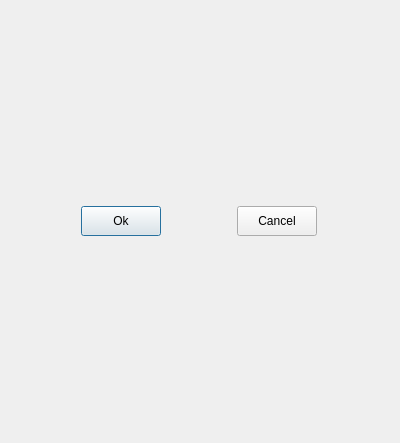
<?xml version="1.0" encoding="UTF-8"?>
<ui version="4.0">
 <class>QDeleteItemDialog</class>
 <widget class="QDialog" name="QDeleteItemDialog">
  <property name="geometry">
   <rect>
    <x>0</x>
    <y>0</y>
    <width>400</width>
    <height>443</height>
   </rect>
  </property>
  <property name="minimumSize">
   <size>
    <width>400</width>
    <height>0</height>
   </size>
  </property>
  <property name="maximumSize">
   <size>
    <width>400</width>
    <height>16777215</height>
   </size>
  </property>
  <property name="windowTitle">
   <string>Delete Item</string>
  </property>
  <layout class="QVBoxLayout" name="verticalLayout">
   <item>
    <layout class="QHBoxLayout" name="horizontalLayout">
     <item>
      <widget class="QPushButton" name="okBtn">
       <property name="minimumSize">
        <size>
         <width>80</width>
         <height>30</height>
        </size>
       </property>
       <property name="maximumSize">
        <size>
         <width>80</width>
         <height>30</height>
        </size>
       </property>
       <property name="text">
        <string>Ok</string>
       </property>
      </widget>
     </item>
     <item>
      <widget class="QPushButton" name="cancelBtn">
       <property name="minimumSize">
        <size>
         <width>80</width>
         <height>30</height>
        </size>
       </property>
       <property name="maximumSize">
        <size>
         <width>80</width>
         <height>30</height>
        </size>
       </property>
       <property name="text">
        <string>Cancel</string>
       </property>
      </widget>
     </item>
    </layout>
   </item>
  </layout>
 </widget>
 <resources/>
 <connections/>
</ui>
